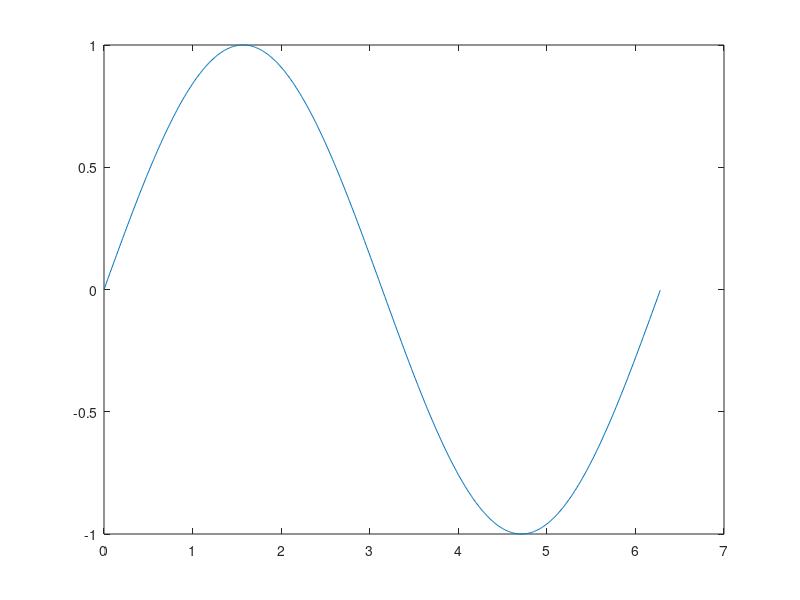
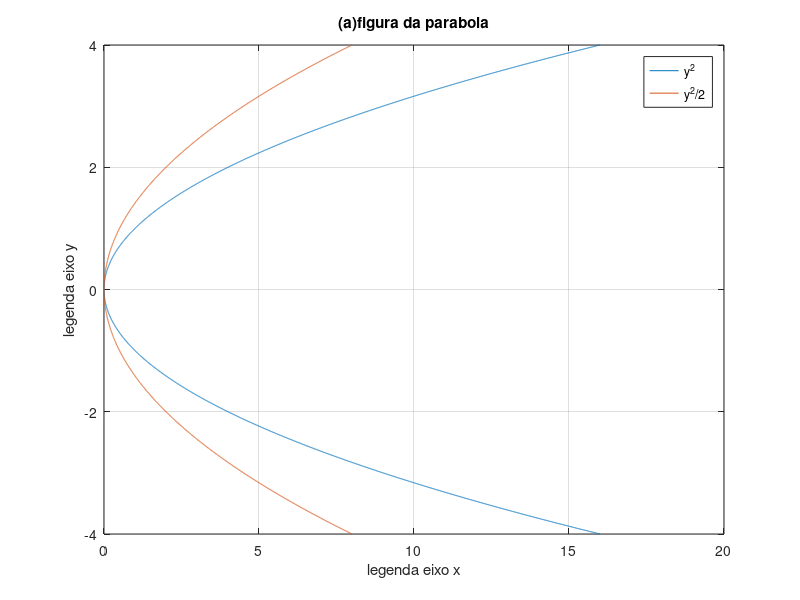

Write the MATLAB code that produced these figures, in order.
clc;clear;close all force;

x=0:0.01:2*pi; %vetor com passo 0.01
y=sin(x);      %seno de x
figure;
plot(x,y);     %plot 

%% 
%nova secao
y=-4:1e-3:4; % vetor com passo 0.001
x1=y.^2;      % precisamos colocar o ponto para organizar as matrizes
x2=y.^2/2;
figure;   %separa em figures
plot(x1,y,x2,y);%plotar   
xlabel('legenda eixo x');
ylabel('legenda eixo y');
legend('y^2','y^2/2','location','best');
grid on;
title('(a)figura da parabola');
